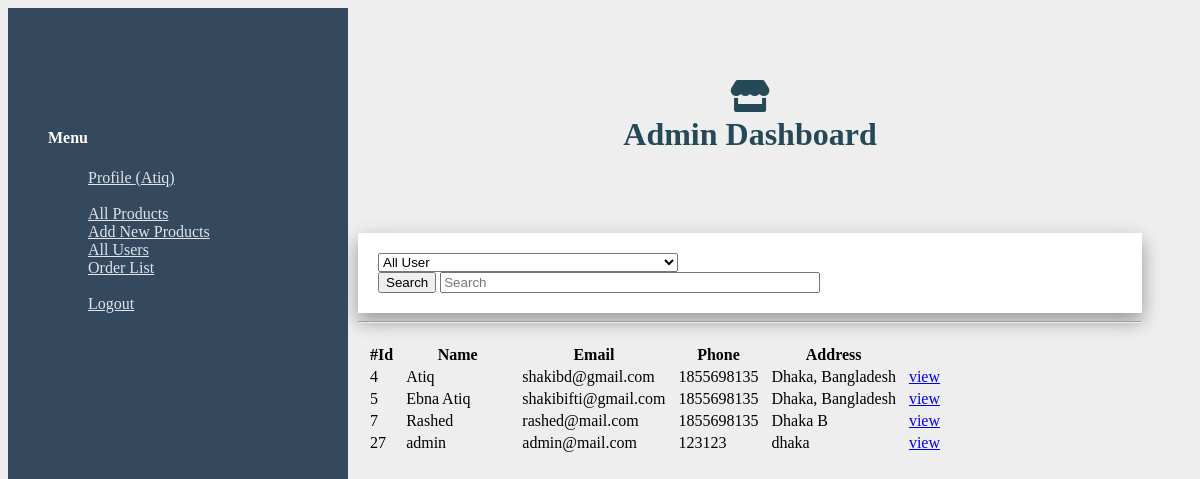
Screenshot of /admin/admin_user_temp.php (signed in) with the database file from the repository.
### tables this page shows
CREATE TABLE `users` (
  `id` int(10) NOT NULL,
  `name` varchar(255) NOT NULL,
  `email` varchar(255) NOT NULL,
  `password` varchar(255) NOT NULL,
  `status` int(1) NOT NULL DEFAULT '0',
  `phone` int(255) NOT NULL,
  `address` varchar(255) NOT NULL
);

### admin/inc/functions.php (called while the page is built, shortened)
<?php
$connection = mysqli_connect('localhost', 'root', '', 'university');
mysqli_set_charset($connection, "utf8");
function getUsers($search = null)
{
    global $connection;
    if ($search) {
        $query = "SELECT * FROM users WHERE name LIKE '{$search}%'";
    } else {
        $query = "SELECT * FROM users";
    }
    $result = mysqli_query($connection, $query);
    $data = [];
    while ($_data = mysqli_fetch_assoc($result)) {
        array_push($data, $_data);
    }
    return $data;
}

### admin/admin_user_temp.php (the view, shortened to what this page needs)
<?php
include_once 'inc/functions.php';
$_user_name = $_SESSION['name'] ?? '';
?>
<!DOCTYPE html>
<html lang="en">
<head>
    <link rel="stylesheet" href="//cdn.rawgit.com/necolas/normalize.css/master/normalize.css">
    <link rel="stylesheet" href="//cdn.rawgit.com/milligram/milligram/master/dist/milligram.min.css">
    <link rel="stylesheet" href="https://use.fontawesome.com/releases/v5.8.2/css/all.css"
>
    <link rel="stylesheet" href="assets/css/style.css">
</head>
<body class="panel">
<div class="sidebar">
    <h4>Menu</h4>
    <ul class="menu">
        <li><a href="#" class="menu-item">Profile <?php echo "(" . $_user_name . ")"; ?></a></li>
        <br>
        <li><a href="admin.php" class="menu-item">All Products</a></li>
        <li><a href="add_product.php" class="menu-item">Add New Products</a></li>
        <li><a href="admin_user.php" class="menu-item">All Users</a></li>
        <li><a href="#" class="menu-item">Order List</a></li>
        <br>
        <li><a href="index.php">Logout</a></li>
    </ul>
</div>
<div class="container" id="main">
    <h1 class="maintitle">
        <i class="fas fa-store"></i> <br> Admin Dashboard
    </h1>
    <div class="wordsc helement" id="users">
        <div class="row">
            <div class="column column-50">
                <div class="alpha">
                    <select id="alpha">
                        <option value="all">All User</option>
                    </select>
                </div>
            </div>
            <div class="column column-50">
                <form action="" method="POST">
                    <button class="float-right" name="submit" value="submit">Search</button>
                    <input type="text" name="search" id="numb"  class="float-right" style="width: 50%; margin-right:20px;"
                           placeholder="Search">
                </form>
            </div>
        </div>
    </div>
    <hr>
    <table class="words" id="myTable">
        <thead>
        <tr>
            <th>#Id</th>
            <th width="20%">Name</th>
            <th>Email</th>
            <th>Phone</th>
            <th>Address</th>
        </tr>
        </thead>
        <tbody>
        <?php
        if(isset($_POST['submit'])){
            $serachedText = $_POST['search'];
            $users = getUsers($serachedText);
        }else {
            $users = getUsers();
        }
        if (count($users) > 0) {
            $length = count($users);
            for ($i = 0; $i < $length; $i++) {
                ?>
                <tr>
                    <td><?php echo $users[$i]['id']; ?></td>
                    <td><?php echo $users[$i]['name']; ?></td>
                    <td><?php echo $users[$i]['email']; ?></td>
                    <td><?php echo $users[$i]['phone']; ?></td>
                    <td><?php echo $users[$i]['address']; ?></td>
                    <td><a class="button button-outline" href="#">view</a></td>
                </tr>
                <?php
            }
        }
        ?>
        </tbody>
    </table>
</div>
</body>
</html>

### admin/assets/css/style.css (style rules this page uses)
body.panel .container { max-width:100%; }
body.panel { background-color: #eeeeee; }
body.panel #main { padding: 0px 50px 0px 350px; }
.maintitle { font-weight: 700; text-align: center; color: #254957; }
body.panel #main { padding-top: 50px; }
.sidebar { z-index:100; width: 300px; height: 100vh; background-color: #34495e; position: fixed; padding-top: 100px; padding-left: 40px; color: #fff; }
.sidebar a { color: #dfe4ea; }
.alpha select { width: 300px; }
.wordsc { margin-top: 80px; background-color: #fff; padding: 20px; box-shadow: 0 10px 16px 0 rgba(0, 0, 0, 0.2), 0 6px 20px 0 rgba(0, 0, 0, 0.19) !important; }
.words { margin-top: 20px; }
.words th, .words td { padding-left: 10px; }
.menu { list-style: none; }

### rows the page displays
users: id "4", name "Atiq", email "shakibd@gmail.com", phone "1855698135", address "Dhaka, Bangladesh"
users: id "5", name "Ebna Atiq", email "shakibifti@gmail.com", phone "1855698135", address "Dhaka, Bangladesh"
users: id "7", name "Rashed", email "rashed@mail.com", phone "1855698135", address "Dhaka B"
users: id "27", name "admin", email "admin@mail.com", phone "123123", address "dhaka"

### other values shown
$_user_name "Atiq"
